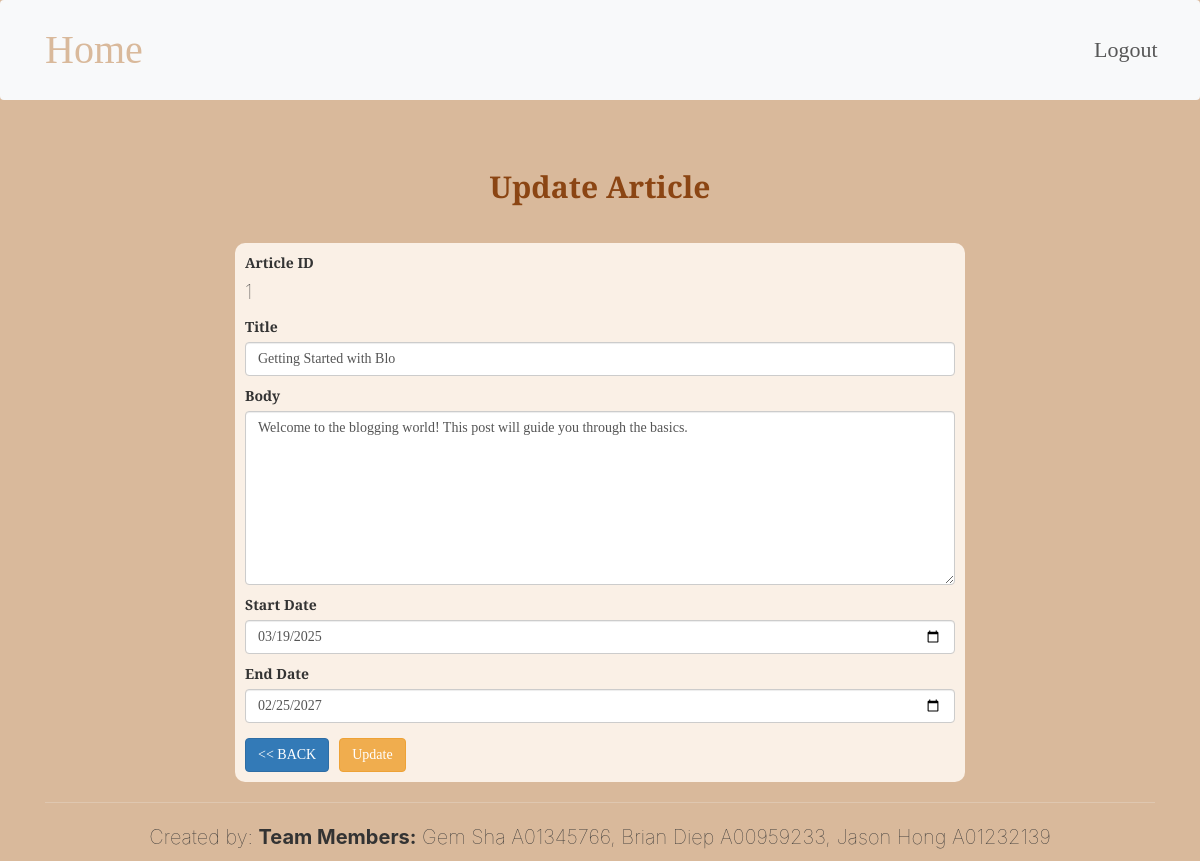
The page /crud/update/update.php?id=1 on the database its author committed.
### tables this page shows
CREATE TABLE Articles (
        ArticleId INTEGER PRIMARY KEY AUTOINCREMENT,
        Title TEXT NOT NULL,
        Body TEXT NOT NULL,
        CreatDate DATETIME DEFAULT CURRENT_TIMESTAMP,
        StartDate DATE,
        EndDate DATE,
        ContributorUsername TEXT NOT NULL
    );

### crud/update/update.php (the view, shortened to what this page needs)
<?php
include("../../inc_header.php");
include("../../inc_db_params.php");
$articleId = $title = $body = $startDate = $endDate = "";
if (isset($_GET['id'])) {
    $id = $_GET['id'];
    $stmt = $db->prepare("SELECT * FROM Articles WHERE ArticleId = :ArticleId");
    if ($stmt) {
        $stmt->bindValue(':ArticleId', $id, SQLITE3_INTEGER);
        $result = $stmt->execute();
        if ($row = $result->fetchArray(SQLITE3_ASSOC)) {
            $articleId = $row['ArticleId'];
            $title     = $row['Title'];
            $body      = $row['Body'];
            $startDate = $row['StartDate'];
            $endDate   = $row['EndDate'];
        } else {
            echo "<p class='alert alert-danger'>Article not found.</p>";
        }
    } else {
        echo "<p class='alert alert-danger'>Error preparing statement: " . $db->lastErrorMsg() . "</p>";
    }
}
?>
<div class="container" id="mainContainer">
  <h1 class="text-center mt-5">Update Article</h1>
  <div class="row justify-content-center">
    <div class="col-md-8">
      <form action="process_update.php" method="post" class="mt-4">
        <div class="mb-3">
          <label class="form-label">Article ID</label>
          <p><?php echo htmlspecialchars($articleId); ?></p>
        </div>
        <div class="mb-3">
          <label for="Title" class="form-label">Title</label>
          <input
            type="text"
            class="form-control"
            name="Title"
            id="Title"
            value="<?php echo htmlspecialchars($title); ?>"
            required
          />
        </div>
        <div class="mb-3">
          <label for="Body" class="form-label">Body</label>
          <textarea
            class="form-control"
            name="Body"
            id="Body"
            rows="8"
            required
          ><?php echo htmlspecialchars($body); ?></textarea>
        </div>
        <div class="mb-3">
          <label for="StartDate" class="form-label">Start Date</label>
          <input
            type="date"
            class="form-control"
            name="StartDate"
            id="StartDate"
            value="<?php echo htmlspecialchars($startDate); ?>"
          />
        </div>
        <div class="mb-3">
          <label for="EndDate" class="form-label">End Date</label>
          <input
            type="date"
            class="form-control"
            name="EndDate"
            id="EndDate"
            value="<?php echo htmlspecialchars($endDate); ?>"
          />
        </div>
        <div class="mt-4 d-flex">
          <a href="../../main.php" class="btn btn-primary me-3">&lt;&lt; BACK</a>
          <input type="submit" value="Update" name="update" class="btn btn-warning" />
        </div>
      </form>
    </div>
  </div>
</div>
<?php include("../../inc_footer.php"); ?>

### landing-css.css (style rules this page uses)
#mainContainer { margin-top: 40px; font-family: "DM Serif Text", serif; }
.page, .page-wrapper, .container::after { background-color: #39bbdb; }
body { background-color: #d9b99b; }
form { background-color: #faf0e6; padding: 10px; border-radius: 10px; }
h1 { font-family: "DM Serif Text", serif; font-size: 3rem; font-weight: bold; color: #8B4513; padding-bottom: 5px; margin-bottom: 20px; }
p { font-family: 'Inter', sans-serif; font-weight:lighter; font-size: 2rem; }

### rows shown on the page
articles: ArticleId "1", Title "Getting Started with Blo", Body "Welcome to the blogging world! This post will guide you through the basics.", StartDate "03/19/2025", EndDate "02/25/2027"
